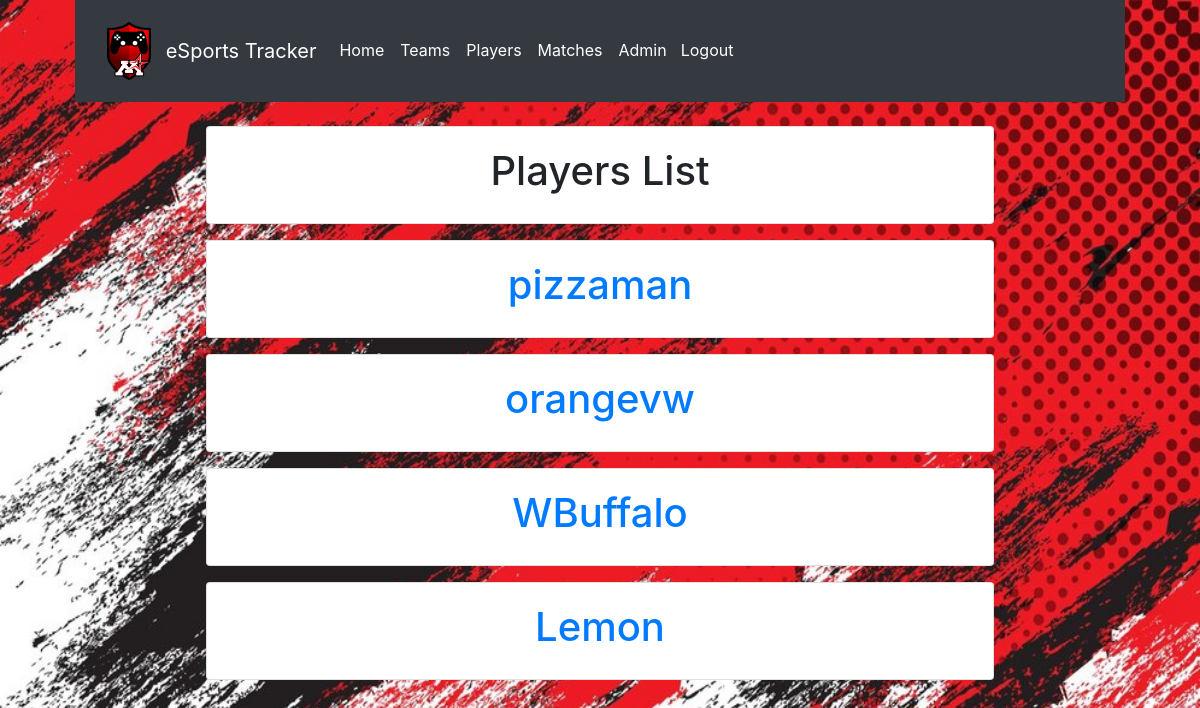
Page /tracker/players/ (signed in) on the committed database.
### tracker/models.py (models this page shows, shortened)
class Player(models.Model):
    username = models.CharField(max_length=10)
    name = models.CharField(max_length=20)
    team = models.ForeignKey('Team', on_delete=models.RESTRICT, null=True)
    age = models.IntegerField()
    kills = models.IntegerField(default=0)
    deaths = models.IntegerField(null=True, default=0)
    assists = models.IntegerField(null=True, default=0)
    KDA = models.CharField(max_length=11,null=True, default="0/0/0")
    def get_absolute_url(self):
        return reverse('player-detail', args=[str(self.id)])

### tracker/views.py (the view)
# urls.py: path('players/', views.PlayerListView.as_view(), name='players'),
class PlayerListView(generic.ListView):
    model = Player
    paginate_by = 10

### tracker/templates/tracker/player_list.html
{% extends "base_generic.html" %}
{% load static %}
{% block content %}
<br>
  <div style="margin: auto; max-width: 800px;" class="card w-75 mb-3">
    <div class="card-body">
      <h1 style="text-align: center;">Players List</h1>
    </div>
  </div>
  {% if player_list %}
    {% for player in player_list %}
      <div style="margin: auto; max-width: 800px;" class="card w-75 mb-3">
        <div class="card-body">
          <h1 style="text-align: center;" class = "card-team-name"><a href="{{player.get_absolute_url}}">{{player.username}}</a></h1>
        </div>
      </div>
    {% endfor %}
  {% else %}
    <div style="margin: auto; max-width: 800px;" class="card w-75 mb-3">
      <div class="card-body">
        <p style="text-align: center;">There is no player!</p>
      </div>
    </div>
  {% endif %}
{% endblock %}

### rows in the picture
Player: username "pizzaman"
Player: username "orangevw"
Player: username "WBuffalo"
Player: username "Lemon"
